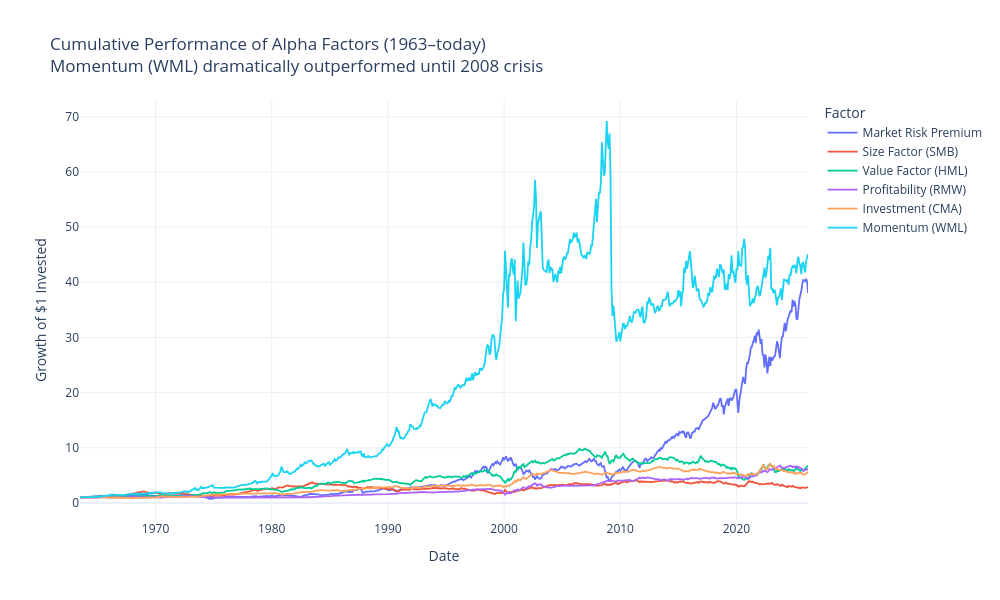

This figure's notebook cell:
### Markdown cell above
## 4b. **Identical Interactive Plotly Version** (NEW)
Same exact data, same title, same lines — but **fully interactive** (hover tooltips, zoom, pan, legend toggle).
Perfect for presentations or deeper exploration.

### Code cell
fig = go.Figure()

for col in data.columns:
    fig.add_trace(go.Scatter(
        x=cum_ret.index,
        y=cum_ret[col],
        name=factor_names.get(col, col),
        mode='lines',
        line=dict(width=1.8),
        hovertemplate='%{y:.4f}<extra></extra>'
    ))

fig.update_layout(
    title="Cumulative Performance of Alpha Factors (1963–today)<br>"
          "Momentum (WML) dramatically outperformed until 2008 crisis",
    xaxis_title="Date",
    yaxis_title="Growth of $1 Invested",
    legend_title="Factor",
    template="plotly_white",
    height=600,
    width=1000,
    hovermode="x unified"
)

fig.update_xaxes(showgrid=True)
fig.update_yaxes(showgrid=True)
fig.show()

### Figure 1 — Plotly figure (JSON) as saved in the notebook; plotly's stock layout.template omitted (floating-point values rounded to 4 significant figures; data arrays with more than 128 entries replaced by an {"elided": "..."} marker saying what was removed)
{"data": [{"hovertemplate": "%{y:.4f}<extra></extra>", "line": {"width": 1.8}, "mode": "lines", "name": "Market Risk Premium", "type": "scatter", "x": {"elided": "753 str values"}, "y": {"elided": "753 float values"}}, {"hovertemplate": "%{y:.4f}<extra></extra>", "line": {"width": 1.8}, "mode": "lines", "name": "Size Factor (SMB)", "type": "scatter", "x": {"elided": "753 str values"}, "y": {"elided": "753 float values"}}, {"hovertemplate": "%{y:.4f}<extra></extra>", "line": {"width": 1.8}, "mode": "lines", "name": "Value Factor (HML)", "type": "scatter", "x": {"elided": "753 str values"}, "y": {"elided": "753 float values"}}, {"hovertemplate": "%{y:.4f}<extra></extra>", "line": {"width": 1.8}, "mode": "lines", "name": "Profitability (RMW)", "type": "scatter", "x": {"elided": "753 str values"}, "y": {"elided": "753 float values"}}, {"hovertemplate": "%{y:.4f}<extra></extra>", "line": {"width": 1.8}, "mode": "lines", "name": "Investment (CMA)", "type": "scatter", "x": {"elided": "753 str values"}, "y": {"elided": "753 float values"}}, {"hovertemplate": "%{y:.4f}<extra></extra>", "line": {"width": 1.8}, "mode": "lines", "name": "Momentum (WML)", "type": "scatter", "x": {"elided": "753 str values"}, "y": {"elided": "753 float values"}}], "layout": {"height": 600, "hovermode": "x unified", "legend": {"title": {"text": "Factor"}}, "title": {"text": "Cumulative Performance of Alpha Factors (1963–today)<br>Momentum (WML) dramatically outperformed until 2008 crisis"}, "width": 1000, "xaxis": {"showgrid": true, "title": {"text": "Date"}}, "yaxis": {"showgrid": true, "title": {"text": "Growth of $1 Invested"}}}}
